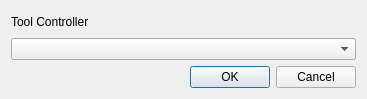
<?xml version="1.0" encoding="UTF-8"?>
<ui version="4.0">
 <class>DlgJobChooser</class>
 <widget class="QDialog" name="DlgJobChooser">
  <property name="windowModality">
   <enum>Qt::WindowModal</enum>
  </property>
  <property name="geometry">
   <rect>
    <x>0</x>
    <y>0</y>
    <width>367</width>
    <height>99</height>
   </rect>
  </property>
  <property name="sizePolicy">
   <sizepolicy hsizetype="Minimum" vsizetype="Minimum">
    <horstretch>0</horstretch>
    <verstretch>0</verstretch>
   </sizepolicy>
  </property>
  <property name="windowTitle">
   <string>Choose a Tool Controller</string>
  </property>
  <layout class="QVBoxLayout" name="verticalLayout">
   <item>
    <widget class="QLabel" name="label">
     <property name="text">
      <string>Tool Controller</string>
     </property>
    </widget>
   </item>
   <item>
    <widget class="QComboBox" name="uiToolController"/>
   </item>
   <item>
    <widget class="QDialogButtonBox" name="buttonBox">
     <property name="orientation">
      <enum>Qt::Horizontal</enum>
     </property>
     <property name="standardButtons">
      <set>QDialogButtonBox::Cancel|QDialogButtonBox::Ok</set>
     </property>
    </widget>
   </item>
  </layout>
 </widget>
 <resources/>
 <connections>
  <connection>
   <sender>buttonBox</sender>
   <signal>accepted()</signal>
   <receiver>DlgJobChooser</receiver>
   <slot>accept()</slot>
   <hints>
    <hint type="sourcelabel">
     <x>248</x>
     <y>254</y>
    </hint>
    <hint type="destinationlabel">
     <x>157</x>
     <y>274</y>
    </hint>
   </hints>
  </connection>
  <connection>
   <sender>buttonBox</sender>
   <signal>rejected()</signal>
   <receiver>DlgJobChooser</receiver>
   <slot>reject()</slot>
   <hints>
    <hint type="sourcelabel">
     <x>316</x>
     <y>260</y>
    </hint>
    <hint type="destinationlabel">
     <x>286</x>
     <y>274</y>
    </hint>
   </hints>
  </connection>
 </connections>
</ui>
